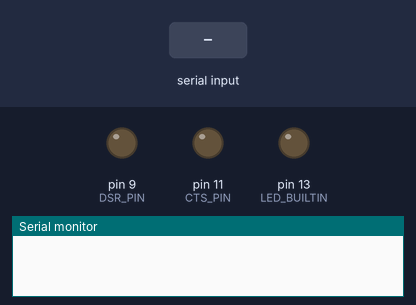
This sketch was run on a simulated Arduino Uno, built with avr-gcc and run on an emulated ATmega328P. On the bench: output pins drawn as LEDs (lit = HIGH), the last lines printed to the serial monitor. The test bench sets the inputs (shaded band).

Above: at 1.2 s.
1.3 s: "." received over Serial
At 1.8 s:
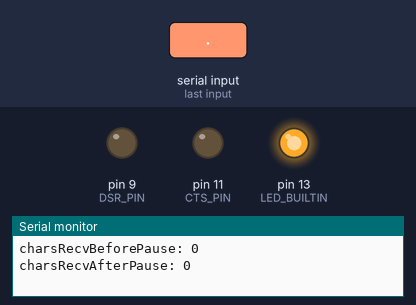
2.8 s: "1" received over Serial
At 4.0 s:
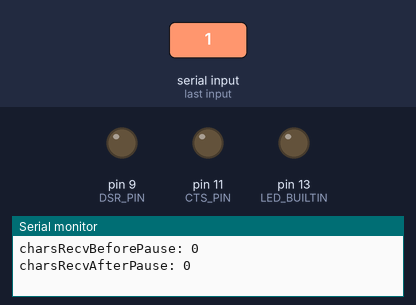
4.3 s: "0" received over Serial
At 5.3 s:
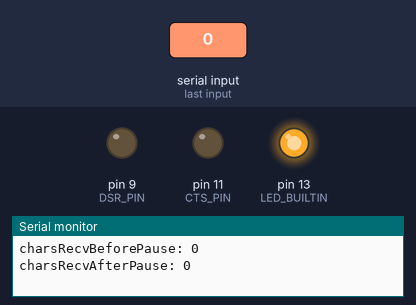
Timing chart, 0 to 7.3 s (numbered marks = the images above; inputs shaded):
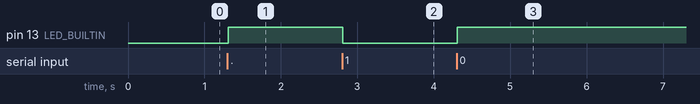

Measured:
- after the input at 1.3 s, pin 13 (LED_BUILTIN): LOW → HIGH at once
- after the input at 2.8 s, pin 13 (LED_BUILTIN): HIGH → LOW at once
- after the input at 4.3 s, pin 13 (LED_BUILTIN): LOW → HIGH at once

The sketch:

cts_rts_test.ino
```cpp
/*

Test data string to send: "111111111111111111111111111111111111111111111."

*/

#define RTS_PIN 12 // incoming from RTS, active low
#define CTS_PIN 11 // outgoing to CTS, active low
#define DTR_PIN 10 // incoming from DTR, active low
#define DSR_PIN 9 // outgoing to DSR, active low (labelled "RSD" on my adapter)

void setup() {
  pinMode(LED_BUILTIN, OUTPUT);
  digitalWrite(LED_BUILTIN, LOW);

  pinMode(RTS_PIN, INPUT_PULLUP);
  pinMode(CTS_PIN, OUTPUT);
  digitalWrite(CTS_PIN, LOW);

  pinMode(DTR_PIN, INPUT_PULLUP);
  pinMode(DSR_PIN, OUTPUT);
  digitalWrite(DSR_PIN, LOW);

  Serial.begin(1200);
}

uint8_t charsRecvBeforePause = 0;
uint8_t charsRecvAfterPause = 0;
uint8_t sendPauseAt = 30;
bool pauseSent = false;

void loop() {
  // current = millis();

  // if (current > nextReport) {
  //   nextReport = current + 10000;
  //   Serial.print("RTS: ");
  //   Serial.print(digitalRead(RTS_PIN));
  //   Serial.print(", DTR: ");
  //   Serial.println(digitalRead(DTR_PIN));
  // }

  while( Serial.available() > 0 ) {
    char incomingByte = Serial.read();
    digitalWrite(LED_BUILTIN, !digitalRead(LED_BUILTIN));
    // Serial.print(incomingByte);
    // Serial.print(" 0x");
    // Serial.println(incomingByte, HEX);

    if (incomingByte == '.') {
      Serial.print("charsRecvBeforePause: "); Serial.println(charsRecvBeforePause);
      Serial.print("charsRecvAfterPause: "); Serial.println(charsRecvAfterPause);
      break;
    }

    if (pauseSent) {
      charsRecvAfterPause++;
    } else {
      charsRecvBeforePause++;
    }

    if ((!pauseSent) && (charsRecvBeforePause >= sendPauseAt)) {
      digitalWrite(CTS_PIN, HIGH);
      digitalWrite(DSR_PIN, HIGH);
      Serial.println("Limit reached");
      pauseSent = true;
    }
  }
}
```
